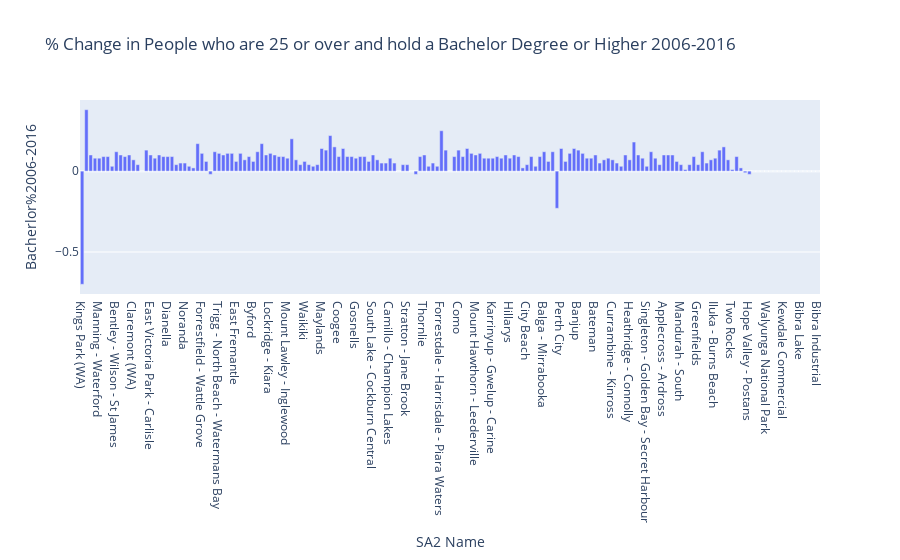

Write notebook code for a chart like this one.
### Code cell
#bachelor
fig_bachelor = px.bar(df, x='SA2 Name', y='Bacherlor%2006-2016', title='% Change in People who are 25 or over and hold a Bachelor Degree or Higher 2006-2016')
fig_bachelor.show()

### Figure 1 — Plotly figure (JSON) as saved in the notebook; plotly's stock layout.template omitted (floating-point values rounded to 4 significant figures; data arrays with more than 128 entries replaced by an {"elided": "..."} marker saying what was removed)
{"data": [{"alignmentgroup": "True", "hovertemplate": "SA2 Name=%{x}<br>Bacherlor%2006-2016=%{y}<extra></extra>", "legendgroup": "", "marker": {"color": "#636efa"}, "name": "", "offsetgroup": "", "orientation": "v", "showlegend": false, "textposition": "auto", "type": "bar", "x": {"elided": "173 str values"}, "xaxis": "x", "y": {"elided": "173 float values"}, "yaxis": "y"}], "layout": {"barmode": "relative", "legend": {"tracegroupgap": 0}, "title": {"text": "% Change in People who are 25 or over and hold a Bachelor Degree or Higher 2006-2016"}, "xaxis": {"anchor": "y", "domain": [0, 1], "title": {"text": "SA2 Name"}}, "yaxis": {"anchor": "x", "domain": [0, 1], "title": {"text": "Bacherlor%2006-2016"}}}}
